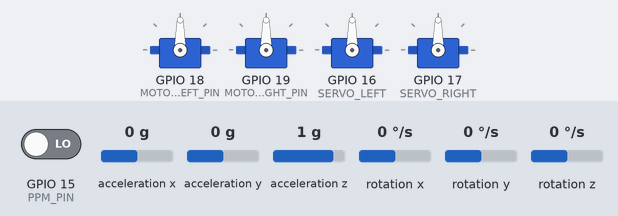
This sketch was run on a simulated ESP32. On the bench: 4 × servo. Inputs (shaded band) come from the test bench; at power-on: GPIO 15 (PPM_PIN) LOW, acceleration x 0 g, acceleration y 0 g, acceleration z 1 g, rotation x 0 °/s, rotation y 0 °/s, rotation z 0 °/s.

Above: at 0.0 s.
At 1.1 s:
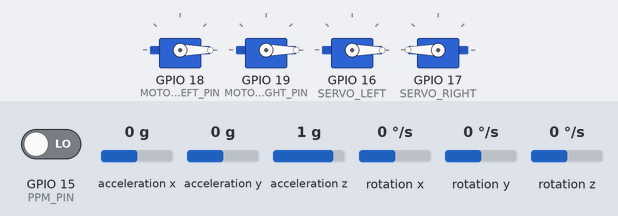
Timing chart, 0 to 2.6 s (numbered marks = the images above):
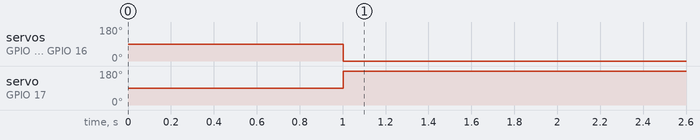

Measured:
- by itself, servo on GPIO 18 (MOTOR_LEFT_PIN), servo on GPIO 19 (MOTOR_RIGHT_PIN), servo on GPIO 16 (SERVO_LEFT): 90° → 0° at 1.0 s
- by itself, servo on GPIO 17 (SERVO_RIGHT): 90° → 180° at 1.0 s

The sketch:

Bicopter.ino
```cpp
#include <Wire.h>
#include <MPU6050.h>
#include <ESP32Servo.h>

#define PPM_PIN         15
#define MOTOR_LEFT_PIN  18
#define MOTOR_RIGHT_PIN 19
#define SERVO_LEFT      16
#define SERVO_RIGHT     17

// Servo & ESC objects
Servo motorLeft, motorRight, servoL, servoR;

// MPU and timing
MPU6050 mpu;
unsigned long lastLoopTime = 0;
float pitch = 0;  // Filtered pitch
float gyroPitch = 0; // Gyro-only pitch

// Complementary filter
float alpha = 0.96;

// PID variables
float kp = 1.8, ki = 0.0, kd = 0.15;
float pidError = 0, prevError = 0, integral = 0;
float setPoint = 0;

// RC input (PPM values for 10 channels)
volatile uint16_t ppmChannels[10];
volatile uint8_t ppmIndex = 0;
uint32_t lastRise = 0;

void IRAM_ATTR ppmISR() {
  uint32_t now = micros();
  uint16_t duration = now - lastRise;
  lastRise = now;

  if (duration >= 300 && duration <= 2100) {
    if (ppmIndex < 10) {
      ppmChannels[ppmIndex++] = duration;
    }
  } else if (duration >= 3000) {
    ppmIndex = 0; // Start of new frame
  }
}

void setupPPM() {
  pinMode(PPM_PIN, INPUT);
  attachInterrupt(digitalPinToInterrupt(PPM_PIN), ppmISR, RISING);
}

void setupMotors() {
  motorLeft.attach(MOTOR_LEFT_PIN, 1000, 2000);
  motorRight.attach(MOTOR_RIGHT_PIN, 1000, 2000);
  servoL.attach(SERVO_LEFT, 1000, 2000);
  servoR.attach(SERVO_RIGHT, 1000, 2000);
  servoL.write(90);
  servoR.write(90);
}

void setupMPU() {
  Wire.begin();
  mpu.initialize();
  if (!mpu.testConnection()) {
    Serial.println("MPU6050 connection failed");
    while (1);
  }
}

void setup() {
  Serial.begin(115200);
  setupMPU();
  setupPPM();
  setupMotors();
  delay(1000);
  lastLoopTime = millis();
}

void loop() {
  unsigned long now = millis();
  float dt = (now - lastLoopTime) / 1000.0;
  lastLoopTime = now;

  // Read MPU6050 raw data
  int16_t ax, ay, az, gx, gy, gz;
  mpu.getMotion6(&ax, &ay, &az, &gx, &gy, &gz);

  // Convert gyro reading to deg/s (MPU6050 default sensitivity = 131 LSB/(deg/s))
  float gyroRate = gy / 131.0;

  // Angle from accelerometer
  float accPitch = atan2(ax, az) * 180.0 / PI;

  // Integrate gyro rate to get angle
  gyroPitch += gyroRate * dt;

  // Complementary filter to combine both
  pitch = alpha * (pitch + gyroRate * dt) + (1 - alpha) * accPitch;

  // RC control: channel 2 = throttle, channel 3 = pitch
  int throttle = map(ppmChannels[2], 1000, 2000, 0, 100);
  int desiredPitch = map(ppmChannels[1], 1000, 2000, -60, 60);

  // PID calculation
  pidError = desiredPitch - pitch;
  integral += pidError * dt;
  float derivative = (pidError - prevError) / dt;
  float output = kp * pidError + ki * integral + kd * derivative;
  prevError = pidError;

  // Mixing
  int motorL = constrain(throttle , 0, 100);
  int motorR = constrain(throttle , 0, 100);
  int servoAngle = constrain(90 + output , 0, 180); // Adjust scaling factor as needed

  // Output to motors
  motorLeft.write(map(motorL, 0, 100, 1000, 2000));
  motorRight.write(map(motorR, 0, 100, 1000, 2000));
  servoL.write(servoAngle);
  servoR.write(180 - servoAngle);

  delay(10); // ~100 Hz loop
}
```
